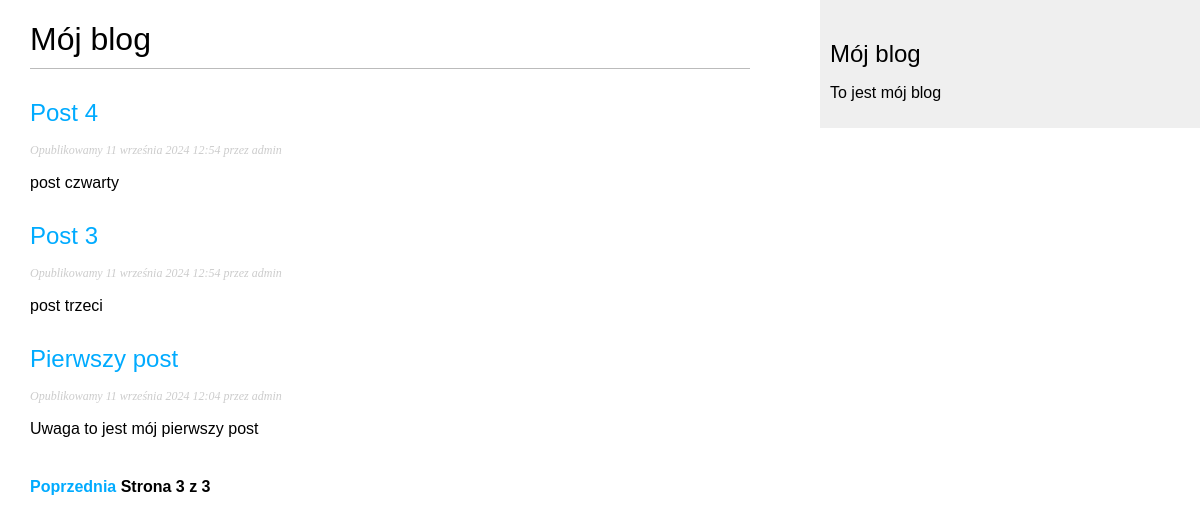
/?page=3, run on the app's committed database.
### blog/models.py (models this page shows, shortened)
class Post(models.Model):
    STATUS_CHOICES = (('draft', 'Wersja robocza'),
                      ('published', 'Opublikowany'),)
    title = models.CharField(max_length=250)
    body = models.TextField()
    author = models.ForeignKey(User, on_delete=models.CASCADE,
                               related_name='posts')
    status = models.CharField(max_length=10, choices=STATUS_CHOICES, default='draft')
    slug = models.SlugField(max_length=250, unique_for_date='publish')
    publish = models.DateTimeField(default=timezone.now)
    created = models.DateTimeField(auto_now_add=True)
    updated = models.DateTimeField(auto_now=True)
    tags = TaggableManager()
    def get_absolute_url(self):
        return reverse('blog:post_detail', args=[self.publish.year,
                                        self.publish.month,
                                        self.publish.day,
                                        self.slug])
    class Meta:
        ordering = ('-publish',)

### blog/views.py (the view)
# urls.py: path('', views.post_list, name='post_list'),
def post_list(request, tag_slug=None):
    posts = Post.objects.filter(status='published')
    tag = None
    if tag_slug:
        tag = get_object_or_404(Tag, slug=tag_slug)
        posts = Post.objects.filter(tags__in=[tag], status='published')
    paginator = Paginator(posts, 3)
    page = request.GET.get('page')
    try:
        posts = paginator.page(page)
    except PageNotAnInteger:
        posts = paginator.page(1)
    except EmptyPage:
        posts = paginator.page(paginator.num_pages)
    return render(request, 'blog/post/list.html',{'posts': posts, 'page': page, 'tag': tag})

### blog/templates/blog/post/list.html (shortened to what this page needs)
{% extends "blog/base.html" %}
{% block content %}
    <h1>Mój blog</h1>
    {% for post in posts %}
        <h2><a href="{{ post.get_absolute_url }}">{{ post.title }}</a></h2>
        <p class="date">Opublikowamy {{ post.publish }} przez {{ post.author }}</p>
        {{ post.body|truncatewords:30|linebreaks }}
    {% endfor %}
    {% include "blog/pagination.html" with page=posts %}
{% endblock %}

### blog/static/css/blog.css (style rules this page uses)
body { margin:0; padding:0; font-family:helvetica, sans-serif; }
a { color:#00abff; text-decoration:none; }
h1 { font-weight:normal; border-bottom:1px solid #bbb; padding:0 0 10px 0; }
h2 { font-weight:normal; margin:30px 0 0; }
p.date { color:#ccc; font-family: georgia, serif; font-size: 12px; font-style: italic; }

### data on the page
Post: title "Post 4", publish "11 września 2024 12:54", author "admin", body "post czwarty"
Post: title "Post 3", publish "11 września 2024 12:54", author "admin", body "post trzeci"
Post: title "Pierwszy post", publish "11 września 2024 12:04", author "admin", body "Uwaga to jest mój pierwszy post"

### other printed values
{{ page.number }} "3"
{{ page.paginator.num_pages }} "3"
